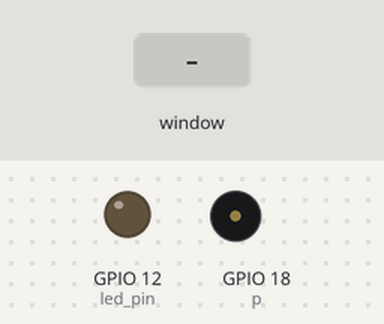
A program run on a simulated Raspberry Pi (BCM pin numbers). On the bench: output pins drawn as LEDs (lit = HIGH), buzzer (waves = sounding). The inputs (shaded band) are chosen by the test bench. The desktop window is not drawn, its controls go by their first labels and the mouse button is held 0.15 s; pins used as bus, display or sensor lines are not drawn.

Above: at 1.2 s.
1.3 s: control labelled "LED ON" in the window clicked
At 2.5 s:
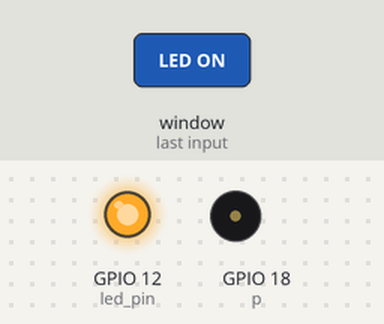
2.8 s: control labelled "MUSIC ON" in the window clicked
At 3.7 s:
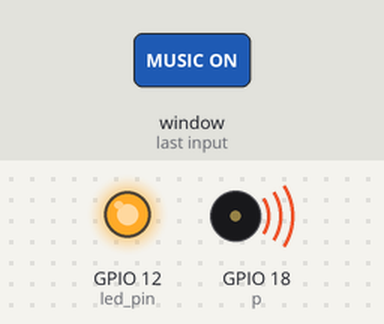
Timing chart, 0 to 10.3 s (numbered marks = the images above; inputs shaded):
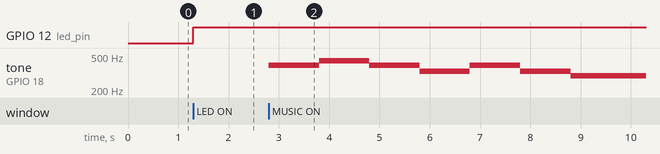

The program:

ex07.py
```python
import RPi.GPIO as GPIO

import time

from tkinter import *

import spidev

frame=Tk()


# 불필요한 warning 제거, GPIO핀의 번호 모드 설정

GPIO.setwarnings(False)

GPIO.setmode(GPIO.BCM)


led_pin = 12

# GPIO 18번 핀을 출력으로 설정

GPIO.setup(led_pin, GPIO.OUT)


# GPIO 18번 핀을 출력으로 설정

GPIO.setup(18, GPIO.OUT)

# PWM 인스턴스 p를 만들고  GPIO 18번을 PWM 핀으로 설정, 주파수  = 100Hz

p = GPIO.PWM(18, 100)


# 4옥타브 도~시 , 5옥타브 도의 주파수

Frq=[392, 392,440,440,392,392,330,330,    392,392,330,330,294,294, 294,294,       392, 392,440,440,392,392,330,330,       392,330,294,330,262,262,262]


speed = 0.5 # 음과 음 사이 연주시간 설정 (0.5초)


# boolean 변수 설정

light_on = False

music_on = False


def ledon():

    try:

       global light_on    # Global 변수선언

       if light_on == False:  # LED 불이 꺼져있을때

           GPIO.output(led_pin,1)   # LED ON

           button1.config(text="LED OFF")

       else:                                # LED 불이 져있을때

           GPIO.output(led_pin,0)  # LED OFF

           button1.config(text="LED ON")

       light_on = not light_on  # False <=> True

    except:

        print("\n뭔가 잘못된 경우입니다. 다시입력하세요.")


def musicon():

    try:

        global music_on

        if music_on==False:

           button2.config(text="MUSIC OFF")

           p.start(10)

           for fr in Frq:

                p.ChangeFrequency(fr)    #주파수를 fr로 변경

                time.sleep(speed)       #speed 초만큼 딜레이 (0.5s)


        else:

            button2.config(text="MUSIC ON")

            p.stop()                        # PWM을 종료

            time.sleep(speed)

        music_on = not music_on  # False <=> True

    except:

        print("\n뭔가 잘못된 경우입니다. 다시입력하세요.")


button1 = Button(frame, command=ledon, text="LED ON")

button1.grid(row=0)

button2 = Button(frame,command=musicon, text="MUSIC ON")

button2.grid(row=2)


frame.mainloop()
```

Measured:
- after the input at 1.3 s, GPIO 12 (led_pin): LOW → HIGH at once
- after the input at 2.8 s, tone on GPIO 18 (p): plays 392 Hz for 1.0 s, 440 Hz for 1.0 s, 392 Hz for 1.0 s, 330 Hz for 1.0 s, 392 Hz for 1.0 s, 330 Hz for 1.0 s … (7 notes in this stretch), starting at once
